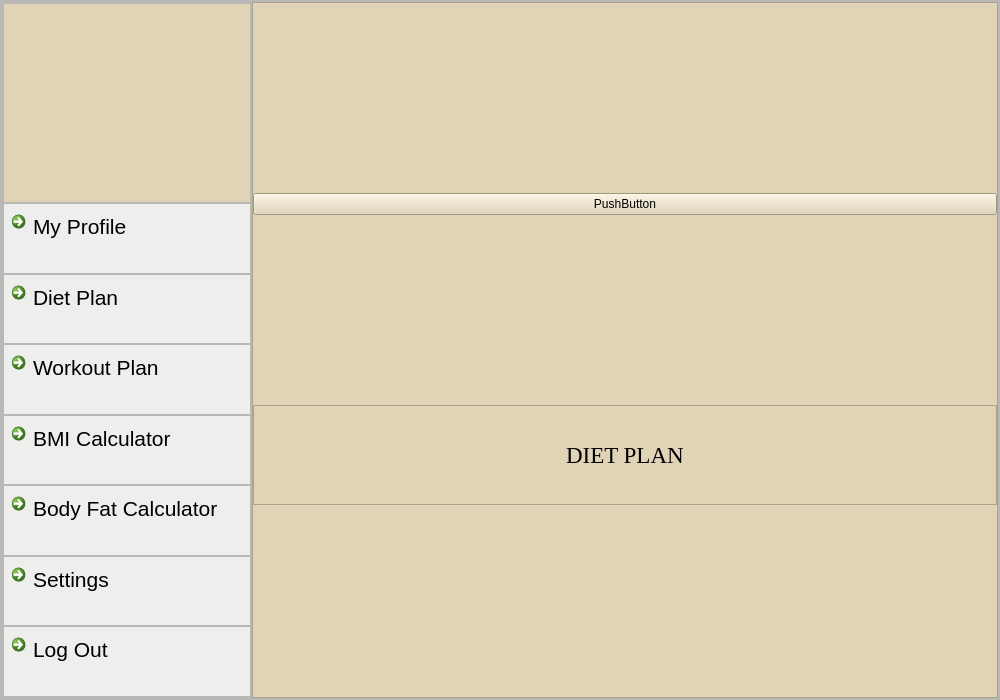
<?xml version="1.0" encoding="UTF-8"?>
<ui version="4.0">
 <class>dietplan</class>
 <widget class="QDialog" name="dietplan">
  <property name="geometry">
   <rect>
    <x>0</x>
    <y>0</y>
    <width>1000</width>
    <height>700</height>
   </rect>
  </property>
  <property name="windowTitle">
   <string>Dialog</string>
  </property>
  <layout class="QHBoxLayout" name="horizontalLayout">
   <property name="spacing">
    <number>0</number>
   </property>
   <property name="leftMargin">
    <number>0</number>
   </property>
   <property name="topMargin">
    <number>0</number>
   </property>
   <property name="rightMargin">
    <number>0</number>
   </property>
   <property name="bottomMargin">
    <number>0</number>
   </property>
   <item>
    <widget class="QFrame" name="frame">
     <property name="frameShape">
      <enum>QFrame::StyledPanel</enum>
     </property>
     <property name="frameShadow">
      <enum>QFrame::Raised</enum>
     </property>
     <layout class="QVBoxLayout" name="verticalLayout">
      <property name="spacing">
       <number>0</number>
      </property>
      <property name="leftMargin">
       <number>0</number>
      </property>
      <property name="topMargin">
       <number>0</number>
      </property>
      <property name="rightMargin">
       <number>0</number>
      </property>
      <property name="bottomMargin">
       <number>0</number>
      </property>
      <item>
       <widget class="QFrame" name="frame_2">
        <property name="frameShape">
         <enum>QFrame::StyledPanel</enum>
        </property>
        <property name="frameShadow">
         <enum>QFrame::Raised</enum>
        </property>
        <layout class="QHBoxLayout" name="horizontalLayout_2">
         <property name="spacing">
          <number>0</number>
         </property>
         <property name="leftMargin">
          <number>0</number>
         </property>
         <property name="topMargin">
          <number>0</number>
         </property>
         <property name="rightMargin">
          <number>0</number>
         </property>
         <property name="bottomMargin">
          <number>0</number>
         </property>
         <item>
          <widget class="QFrame" name="frame_11">
           <property name="maximumSize">
            <size>
             <width>250</width>
             <height>16777215</height>
            </size>
           </property>
           <property name="styleSheet">
            <string notr="true">QMainWindow {background: #e0d3b6;}
QWidget {background: #e0d3b6;}
QFrame {background: rgb(238, 238, 236);}
QCommandLinkButton  {background:#e0d3b6;}
QLabel {background: #e0d3b6;}
QLineEdit {font: #161514;}




</string>
           </property>
           <property name="frameShape">
            <enum>QFrame::StyledPanel</enum>
           </property>
           <property name="frameShadow">
            <enum>QFrame::Raised</enum>
           </property>
           <layout class="QVBoxLayout" name="verticalLayout_23">
            <property name="spacing">
             <number>0</number>
            </property>
            <property name="leftMargin">
             <number>0</number>
            </property>
            <property name="topMargin">
             <number>0</number>
            </property>
            <property name="rightMargin">
             <number>0</number>
            </property>
            <property name="bottomMargin">
             <number>0</number>
            </property>
            <item>
             <widget class="QFrame" name="frame_20">
              <property name="minimumSize">
               <size>
                <width>0</width>
                <height>200</height>
               </size>
              </property>
              <property name="maximumSize">
               <size>
                <width>16777215</width>
                <height>16777215</height>
               </size>
              </property>
              <property name="frameShape">
               <enum>QFrame::StyledPanel</enum>
              </property>
              <property name="frameShadow">
               <enum>QFrame::Raised</enum>
              </property>
              <layout class="QVBoxLayout" name="verticalLayout_24">
               <property name="spacing">
                <number>0</number>
               </property>
               <property name="leftMargin">
                <number>0</number>
               </property>
               <property name="topMargin">
                <number>0</number>
               </property>
               <property name="rightMargin">
                <number>0</number>
               </property>
               <property name="bottomMargin">
                <number>0</number>
               </property>
               <item>
                <widget class="QLabel" name="label_pix_3">
                 <property name="maximumSize">
                  <size>
                   <width>16777215</width>
                   <height>220</height>
                  </size>
                 </property>
                 <property name="text">
                  <string/>
                 </property>
                 <property name="pixmap">
                  <pixmap resource="image.qrc">:/img/logo</pixmap>
                 </property>
                 <property name="scaledContents">
                  <bool>true</bool>
                 </property>
                </widget>
               </item>
              </layout>
             </widget>
            </item>
            <item>
             <widget class="QFrame" name="frame_21">
              <property name="frameShape">
               <enum>QFrame::StyledPanel</enum>
              </property>
              <property name="frameShadow">
               <enum>QFrame::Raised</enum>
              </property>
              <layout class="QVBoxLayout" name="verticalLayout_25">
               <property name="spacing">
                <number>0</number>
               </property>
               <property name="leftMargin">
                <number>0</number>
               </property>
               <property name="topMargin">
                <number>0</number>
               </property>
               <property name="rightMargin">
                <number>0</number>
               </property>
               <property name="bottomMargin">
                <number>0</number>
               </property>
               <item>
                <widget class="QCommandLinkButton" name="commandLinkButton_6">
                 <property name="font">
                  <font>
                   <family>Segoe UI</family>
                   <pointsize>16</pointsize>
                   <bold>false</bold>
                  </font>
                 </property>
                 <property name="text">
                  <string>My Profile</string>
                 </property>
                </widget>
               </item>
              </layout>
             </widget>
            </item>
            <item>
             <widget class="QFrame" name="frame_22">
              <property name="frameShape">
               <enum>QFrame::StyledPanel</enum>
              </property>
              <property name="frameShadow">
               <enum>QFrame::Raised</enum>
              </property>
              <layout class="QVBoxLayout" name="verticalLayout_26">
               <property name="spacing">
                <number>0</number>
               </property>
               <property name="leftMargin">
                <number>0</number>
               </property>
               <property name="topMargin">
                <number>0</number>
               </property>
               <property name="rightMargin">
                <number>0</number>
               </property>
               <property name="bottomMargin">
                <number>0</number>
               </property>
               <item>
                <widget class="QCommandLinkButton" name="commandLinkButton_21">
                 <property name="font">
                  <font>
                   <family>Segoe UI</family>
                   <pointsize>16</pointsize>
                   <bold>false</bold>
                  </font>
                 </property>
                 <property name="text">
                  <string>Diet Plan</string>
                 </property>
                </widget>
               </item>
              </layout>
             </widget>
            </item>
            <item>
             <widget class="QFrame" name="frame_23">
              <property name="frameShape">
               <enum>QFrame::StyledPanel</enum>
              </property>
              <property name="frameShadow">
               <enum>QFrame::Raised</enum>
              </property>
              <layout class="QVBoxLayout" name="verticalLayout_27">
               <property name="spacing">
                <number>0</number>
               </property>
               <property name="leftMargin">
                <number>0</number>
               </property>
               <property name="topMargin">
                <number>0</number>
               </property>
               <property name="rightMargin">
                <number>0</number>
               </property>
               <property name="bottomMargin">
                <number>0</number>
               </property>
               <item>
                <widget class="QCommandLinkButton" name="commandLinkButton_22">
                 <property name="font">
                  <font>
                   <family>Segoe UI</family>
                   <pointsize>16</pointsize>
                   <bold>false</bold>
                  </font>
                 </property>
                 <property name="text">
                  <string>Workout Plan</string>
                 </property>
                </widget>
               </item>
              </layout>
             </widget>
            </item>
            <item>
             <widget class="QFrame" name="frame_24">
              <property name="frameShape">
               <enum>QFrame::StyledPanel</enum>
              </property>
              <property name="frameShadow">
               <enum>QFrame::Raised</enum>
              </property>
              <layout class="QVBoxLayout" name="verticalLayout_28">
               <property name="spacing">
                <number>0</number>
               </property>
               <property name="leftMargin">
                <number>0</number>
               </property>
               <property name="topMargin">
                <number>0</number>
               </property>
               <property name="rightMargin">
                <number>0</number>
               </property>
               <property name="bottomMargin">
                <number>0</number>
               </property>
               <item>
                <widget class="QCommandLinkButton" name="commandLinkButton_23">
                 <property name="font">
                  <font>
                   <family>Segoe UI</family>
                   <pointsize>16</pointsize>
                   <bold>false</bold>
                  </font>
                 </property>
                 <property name="text">
                  <string>BMI Calculator</string>
                 </property>
                </widget>
               </item>
              </layout>
             </widget>
            </item>
            <item>
             <widget class="QFrame" name="frame_25">
              <property name="frameShape">
               <enum>QFrame::StyledPanel</enum>
              </property>
              <property name="frameShadow">
               <enum>QFrame::Raised</enum>
              </property>
              <layout class="QVBoxLayout" name="verticalLayout_29">
               <property name="spacing">
                <number>0</number>
               </property>
               <property name="leftMargin">
                <number>0</number>
               </property>
               <property name="topMargin">
                <number>0</number>
               </property>
               <property name="rightMargin">
                <number>0</number>
               </property>
               <property name="bottomMargin">
                <number>0</number>
               </property>
               <item>
                <widget class="QCommandLinkButton" name="commandLinkButton_24">
                 <property name="font">
                  <font>
                   <family>Segoe UI</family>
                   <pointsize>16</pointsize>
                   <bold>false</bold>
                  </font>
                 </property>
                 <property name="text">
                  <string>Body Fat Calculator</string>
                 </property>
                </widget>
               </item>
              </layout>
             </widget>
            </item>
            <item>
             <widget class="QFrame" name="frame_26">
              <property name="frameShape">
               <enum>QFrame::StyledPanel</enum>
              </property>
              <property name="frameShadow">
               <enum>QFrame::Raised</enum>
              </property>
              <layout class="QVBoxLayout" name="verticalLayout_30">
               <property name="spacing">
                <number>0</number>
               </property>
               <property name="leftMargin">
                <number>0</number>
               </property>
               <property name="topMargin">
                <number>0</number>
               </property>
               <property name="rightMargin">
                <number>0</number>
               </property>
               <property name="bottomMargin">
                <number>0</number>
               </property>
               <item>
                <widget class="QCommandLinkButton" name="commandLinkButton_25">
                 <property name="font">
                  <font>
                   <family>Segoe UI</family>
                   <pointsize>16</pointsize>
                   <bold>false</bold>
                  </font>
                 </property>
                 <property name="text">
                  <string>Settings</string>
                 </property>
                </widget>
               </item>
              </layout>
             </widget>
            </item>
            <item>
             <widget class="QFrame" name="frame_27">
              <property name="frameShape">
               <enum>QFrame::StyledPanel</enum>
              </property>
              <property name="frameShadow">
               <enum>QFrame::Raised</enum>
              </property>
              <layout class="QVBoxLayout" name="verticalLayout_31">
               <property name="spacing">
                <number>0</number>
               </property>
               <property name="leftMargin">
                <number>0</number>
               </property>
               <property name="topMargin">
                <number>0</number>
               </property>
               <property name="rightMargin">
                <number>0</number>
               </property>
               <property name="bottomMargin">
                <number>0</number>
               </property>
               <item>
                <widget class="QCommandLinkButton" name="commandLinkButton_26">
                 <property name="font">
                  <font>
                   <family>Segoe UI</family>
                   <pointsize>16</pointsize>
                   <bold>false</bold>
                  </font>
                 </property>
                 <property name="text">
                  <string>Log Out</string>
                 </property>
                </widget>
               </item>
              </layout>
             </widget>
            </item>
           </layout>
          </widget>
         </item>
         <item>
          <widget class="QFrame" name="frame_3">
           <property name="maximumSize">
            <size>
             <width>16777215</width>
             <height>16777215</height>
            </size>
           </property>
           <property name="styleSheet">
            <string notr="true">QMainWindow {background: #e0d3b6;}
QWidget {background: #e0d3b6;}
QFrame {background: #e0d3b6;}
QCommandLinkButton  {background:#e0d3b6;}
QLabel {background: #e0d3b6;}
QLineEdit {font: #161514;}




</string>
           </property>
           <property name="frameShape">
            <enum>QFrame::StyledPanel</enum>
           </property>
           <property name="frameShadow">
            <enum>QFrame::Raised</enum>
           </property>
           <layout class="QVBoxLayout" name="verticalLayout_22">
            <property name="spacing">
             <number>0</number>
            </property>
            <property name="leftMargin">
             <number>0</number>
            </property>
            <property name="topMargin">
             <number>0</number>
            </property>
            <property name="rightMargin">
             <number>0</number>
            </property>
            <property name="bottomMargin">
             <number>0</number>
            </property>
            <item>
             <widget class="QPushButton" name="pushButton">
              <property name="text">
               <string>PushButton</string>
              </property>
             </widget>
            </item>
            <item>
             <widget class="QFrame" name="frame_28">
              <property name="maximumSize">
               <size>
                <width>16777215</width>
                <height>100</height>
               </size>
              </property>
              <property name="frameShape">
               <enum>QFrame::StyledPanel</enum>
              </property>
              <property name="frameShadow">
               <enum>QFrame::Raised</enum>
              </property>
              <layout class="QHBoxLayout" name="horizontalLayout_3">
               <property name="spacing">
                <number>0</number>
               </property>
               <property name="leftMargin">
                <number>0</number>
               </property>
               <property name="topMargin">
                <number>0</number>
               </property>
               <property name="rightMargin">
                <number>0</number>
               </property>
               <property name="bottomMargin">
                <number>0</number>
               </property>
               <item alignment="Qt::AlignHCenter">
                <widget class="QLabel" name="label">
                 <property name="font">
                  <font>
                   <family>Times New Roman</family>
                   <pointsize>17</pointsize>
                  </font>
                 </property>
                 <property name="text">
                  <string>DIET PLAN</string>
                 </property>
                </widget>
               </item>
              </layout>
             </widget>
            </item>
           </layout>
          </widget>
         </item>
        </layout>
       </widget>
      </item>
     </layout>
    </widget>
   </item>
  </layout>
 </widget>
 <resources>
  <include location="image.qrc"/>
 </resources>
 <connections/>
</ui>
